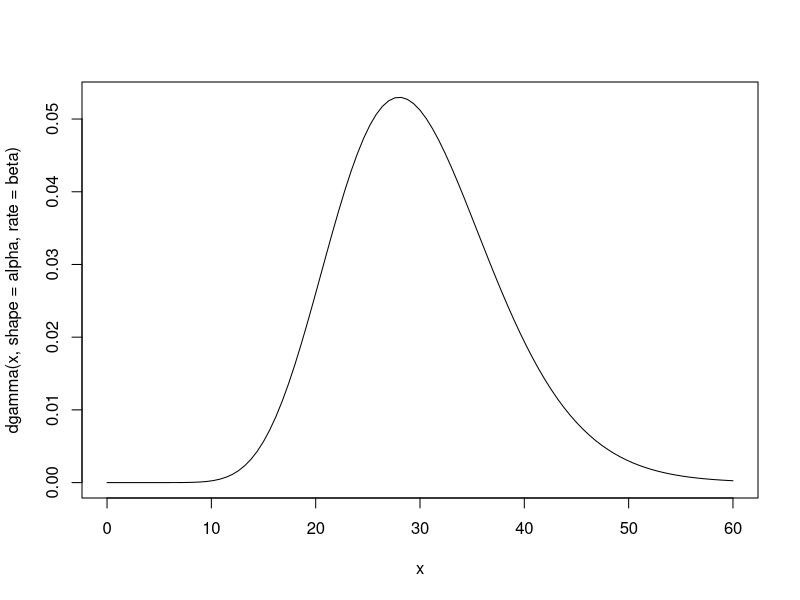

This figure's R source: (Note: this script raises an error after producing the figure.)
library(mvtnorm)

rmodel = function(n, theta){
  #sample from the model
  return(rpois(n, theta))
}

prior = function(theta){
  #returns the density of the model parameter from the prior distribution
  dgamma(theta, shape=alpha, rate=beta)
}

statistic = function(X){
  #given data, this function computes a statistic
  #return(mean(X))
  #return(max(X))
  return(c(min(X), max(X)))
}

proposal = function(old_theta, new_theta=NA){
  #given the current model parameter, this function returns an update proposal
  #given the current and update, this function returns the density of the update
  bandwidth = 3
  if(is.na(new_theta)){
    return(abs(runif(1,old_theta-bandwidth,old_theta+bandwidth)))
  }
  return(1/(2*bandwidth)*ifelse(new_theta < bandwidth - old_theta, 2,1)*ifelse(abs(old_theta-new_theta)<=bandwidth,1,0))
}





MCMC_BSL = function(Y, prior, proposal, statistic, n=100, N=100, iterations, theta){
  #this function will generate samples from the posterior P(theta|Y) without computing P(Y|theta)
  sY = statistic(Y)

  #generate a structure to keep track of the samples
  result = matrix(0, nrow=iterations, ncol=3)
  result = list(theta = numeric(), mu = list(), Sigma = list())

  #simulate x from starting theta0 and calculate statistic
  s = replicate(N, statistic(rmodel(n, theta)))
  mu = apply(s,1,sum)/n
  Sigma = (s-mu) %*% t(s-mu) / (n-1)

  for(i in 1:iterations){
    new_theta = proposal(theta)
    s = replicate(N, statistic(rmodel(n, new_theta)))
    new_mu = apply(s,1,sum)/n
    new_Sigma = (s-mu) %*% t(s-mu) / (n-1)
    r = min(1, (dmvnorm(sY, mean=new_mu, sigma=new_Sigma) * prior(new_theta) * proposal(new_theta, theta)) /
      (dmvnorm(sY, mean=mu, sigma=Sigma) * prior(theta) * proposal(theta, new_theta)) )
    if(is.na(r) || runif(1) < r){
      theta = result$theta[i] = new_theta
      mu = result$mu[[i]] = new_mu
      Sigma = result$Sigma[[i]] = new_Sigma
    }
    else{
      result$theta[i] = theta
      result$mu[[i]] = mu
      result$Sigma[[i]] = Sigma
    }
  }
  return(result)
}


lambda = 30
Y = rpois(100,lambda)
sY = statistic(Y)

alpha = 15
beta = 0.5
curve(dgamma(x,shape=alpha,rate=beta), 0, 60)

theta0 = 5


result = MCMC_BSL(Y, prior, proposal, statistic, n=100, N=100, iterations=1000, theta0=6.29)

plot(result$theta, type="l")
plot(matrix(unlist(result$mu), nrow=1000, ncol=2, byrow=TRUE), type="l", xlab="Min", ylab="Max", main="Mu Updates")





result_max = MCMC_BSL(Y, prior, proposal, statistic=max, n=100, N=100, iterations=1000, theta0=6.29)
result_min = MCMC_BSL(Y, prior, proposal, statistic=min, n=100, N=100, iterations=1000, theta0=6.29)
result_mean = MCMC_BSL(Y, prior, proposal, statistic=mean, n=100, N=100, iterations=1000, theta0=6.29)
plot(density(result_mean$theta[100:1000]), xlim=c(20,40), main="P(Theta|Y) for different statistics", xlab="Theta")
lines(density(result_max$theta[100:1000]), col="red")
lines(density(result_min$theta[100:1000]), col="blue")
legend(35,0.22,legend=c("Max","Mean","Min"), col=c("Red","Black","Blue"), lty=1)
